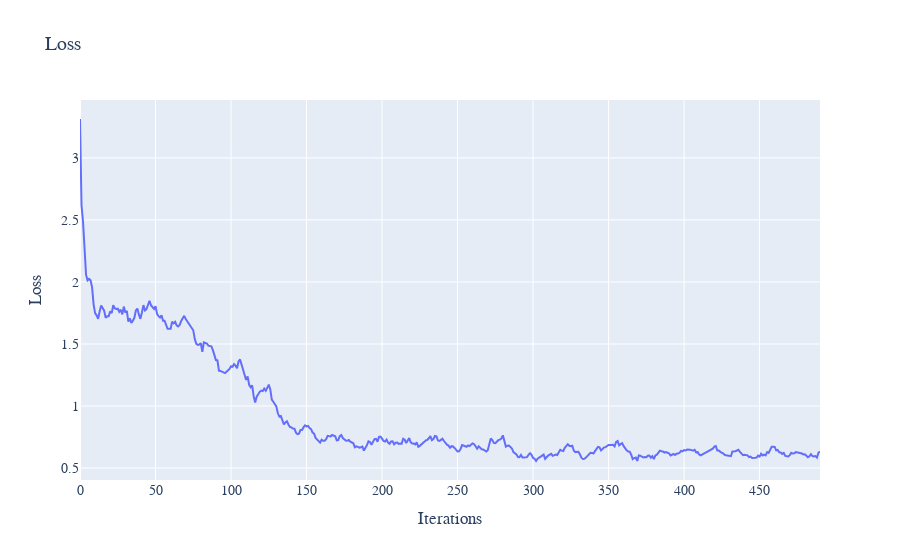

Here is the notebook cell this chart was saved with:
### Code cell
PATH_SPACES["BOUNDED_OPINION"] = {
        "SDE": lambda X, u, t, dt, dW: (1/(eq.var_dim-1))*eq.P(X)*dt + u*dt + np.sqrt(2*eq.sigma)*dW,
        "terminal_time": 5.0,
        "N_range": 100,
        "control": lambda J, X, t: -(1/eq.gamma)*D(J, X),
        "objective": lambda X, u: (1/2)*((X-eq.x_d)**2 + eq.gamma*u**2).mean(),
        "domain": (-1, 1)
}
eq = BOUNDED_OPINION()
model = MODEL_CONFIG = {
    "hidden_dim": 64,
    "learning_rate": 1e-3,
    "loss_weights": (1, 2),
    "sampling_method": "uniform",
    "sampling_method_boundary": "uniform",
    "lr_decay": 0.99,
    "network_type": "RES",
    "optimiser": "Adam",
    "method": "Galerkin"
}
solver = DeepPDESolver(model, eq)
losses = list(solver.train(500))
plot_losses(losses)

### Figure 1 — Plotly figure (JSON) as saved in the notebook; plotly's stock layout.template omitted (floating-point values rounded to 4 significant figures; data arrays with more than 128 entries replaced by an {"elided": "..."} marker saying what was removed)
{"data": [{"mode": "lines", "name": "Error at x=0.1", "type": "scatter", "x": {"elided": "491 int values"}, "xaxis": "x", "y": {"elided": "491 float values"}, "yaxis": "y"}], "layout": {"font": {"family": "Courier New, monospace", "size": 14}, "title": {"text": "Loss"}, "xaxis": {"anchor": "y", "domain": [0, 1], "title": {"text": "Iterations"}}, "yaxis": {"anchor": "x", "domain": [0, 1], "title": {"text": "Loss"}}}}
